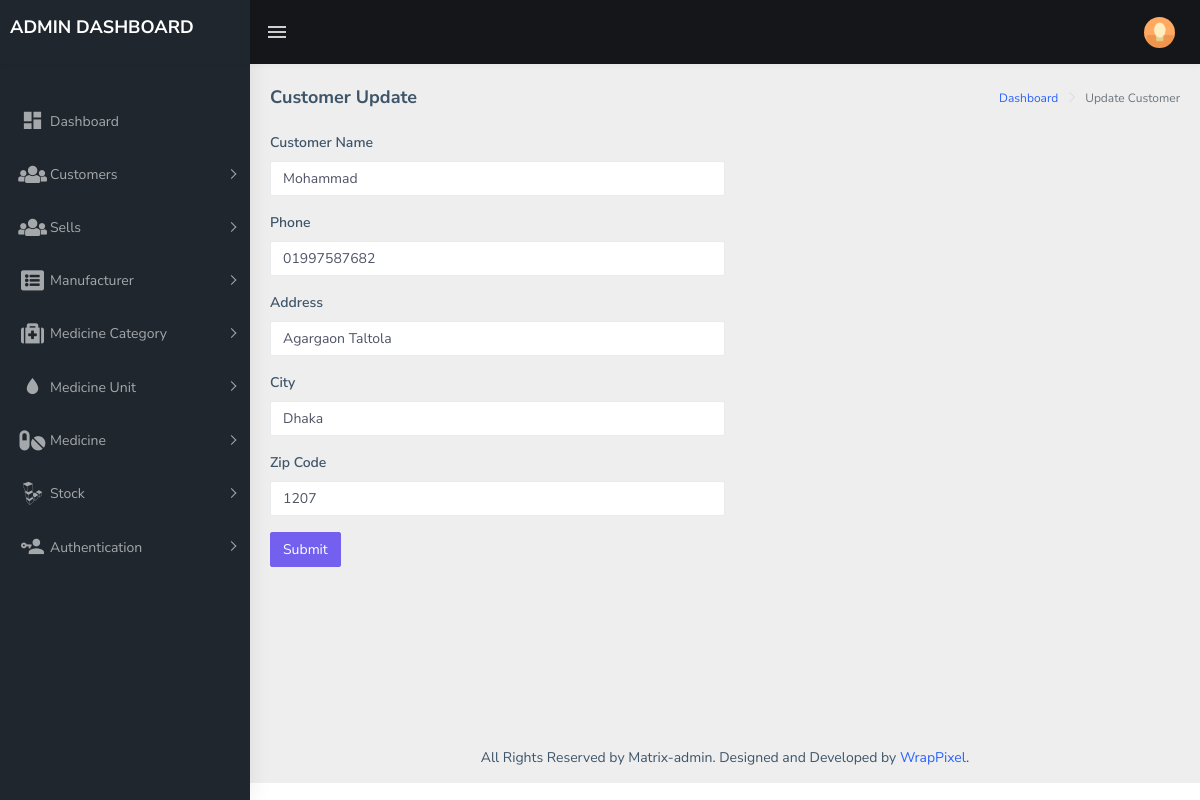
Page /customer_update.php?update&&id=1 (signed in) on the committed database.
### tables this page shows
CREATE TABLE `customers` (
  `id` int(11) NOT NULL,
  `name` varchar(25) NOT NULL,
  `phone` varchar(12) NOT NULL,
  `address` text NOT NULL,
  `city` varchar(30) NOT NULL,
  `zip` int(5) NOT NULL
);

### pages/customer/update.php (the view, shortened to what this page needs)
<form action="" method="POST">
    <div class="form-group">
        <label for="inputEmail">Customer Name</label>
        <input type="text" class="form-control w-50" id="name" name="name" value="<?php echo $getData['name']?>">
    </div>
    <div class="form-group">
        <label for="inputEmail">Phone</label>
        <input type="text" class="form-control w-50" id="phone" name="phone" value="<?php echo $getData['phone']?>">
    </div>
    <div class="form-group">
        <label for="inputEmail">Address</label>
        <input type="text" class="form-control w-50" id="address" name="address" value="<?php echo $getData['address']?>">
    </div>
    <div class="form-group">
        <label for="inputEmail">City</label>
        <input type="text" class="form-control w-50" id="city" name="city" value="<?php echo $getData['city']?>">
    </div>
    <div class="form-group">
        <label for="inputEmail">Zip Code</label>
        <input type="text" class="form-control w-50" id="zip" name="zip" value="<?php echo $getData['zip']?>">
    </div>
    <button type="submit" class="btn btn-primary" name="btn">Submit</button>
</form>

### rows in the picture
customers: name "Mohammad", phone "01997587682", address "Agargaon Taltola", city "Dhaka", zip "1207"
